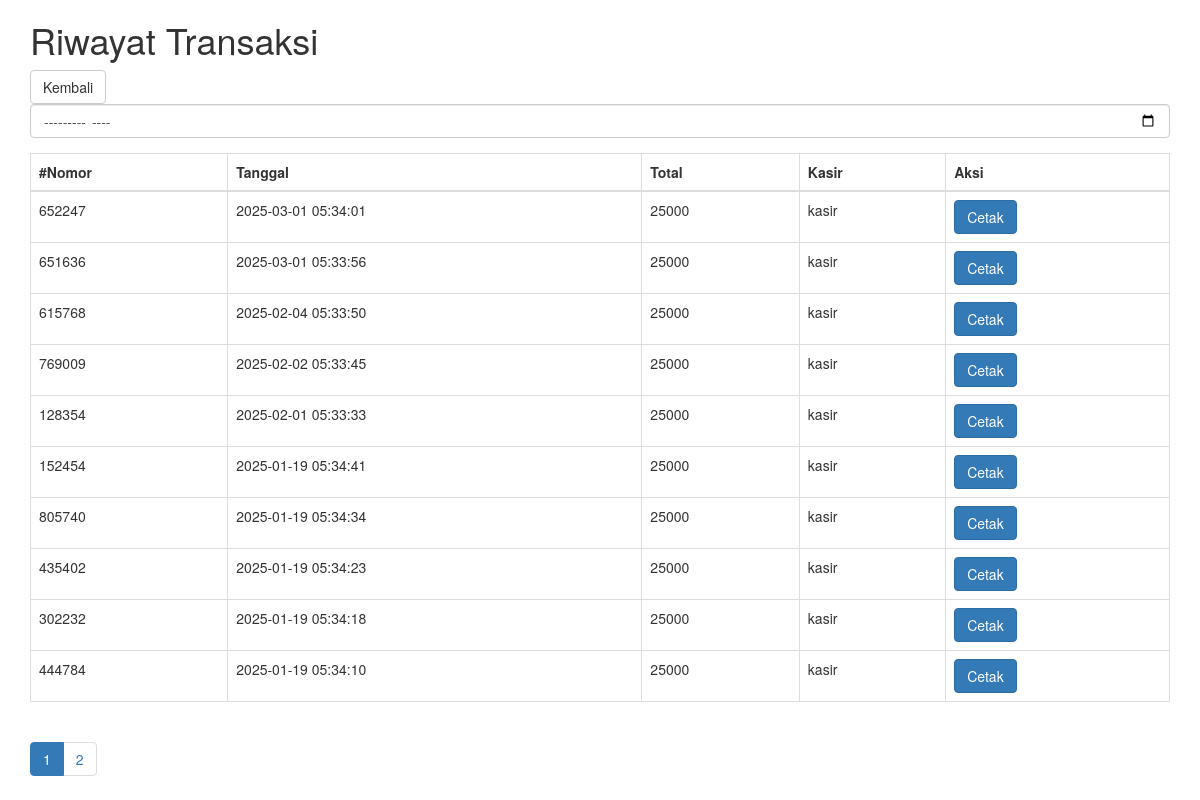
Page /kasir/riwayat.php (signed in) on the committed database.
### tables this page shows
CREATE TABLE `transaksi` (
  `id_transaksi` int(11) NOT NULL,
  `tanggal_waktu` timestamp NOT NULL DEFAULT current_timestamp(),
  `nomor` varchar(10) NOT NULL,
  `total` bigint(20) NOT NULL,
  `nama` varchar(100) NOT NULL,
  `bayar` bigint(225) DEFAULT NULL,
  `kembali` bigint(225) DEFAULT NULL
);

### kasir/riwayat.php (the view, shortened to what this page needs)
<?php
include '../config.php';
$nama_user = $_SESSION['nama'];
$page = isset($_GET['page']) ? (int)$_GET['page'] : 1;
$limit = 10;
$offset = ($page - 1) * $limit;
$total_query = $koneksi->query("SELECT COUNT(*) AS total FROM transaksi WHERE nama='$nama_user'");
$total_result = $total_query->fetch_assoc();
$total_data = $total_result['total'];
$total_pages = ceil($total_data / $limit);
$view = $koneksi->query("SELECT * FROM transaksi WHERE nama='$nama_user' ORDER BY tanggal_waktu DESC LIMIT $limit OFFSET $offset");
?>
<!DOCTYPE html>
<html lang="id">
<head>
    <link rel="stylesheet" href="https://maxcdn.bootstrapcdn.com/bootstrap/3.3.7/css/bootstrap.min.css">
</head>
<body>
<div class="container">
    <h1>Riwayat Transaksi</h1>
    <a href="./" class="btn btn-default">Kembali</a>
    <input type="month" id="searchInput" class="form-control" placeholder="Cari berdasarkan bulan">
    <table class="table table-bordered" id="transaksiTable">
        <thead>
            <tr>
                <th>#Nomor</th>
                <th>Tanggal</th>
                <th>Total</th>
                <th>Kasir</th>
                <th>Aksi</th>
            </tr>
        </thead>
        <tbody>
            <?php while ($row = $view->fetch_array()) { ?>
                <tr>
                    <td><?= $row['nomor'] ?></td>
                    <td><?= $row['tanggal_waktu'] ?></td>
                    <td><?= $row['total'] ?></td>
                    <td><?= $row['nama'] ?></td>
                    <td>
                        <a href="./unduh_struk.php?idtrx=<?= $row['id_transaksi'] ?>" class="btn btn-primary">Cetak</a>
                    </td>
                </tr>
            <?php } ?>
        </tbody>
    </table>
    <ul class="pagination">
        <?php for ($i = 1; $i <= $total_pages; $i++) { ?>
            <li class="<?= $i == $page ? 'active' : '' ?>"><a href="?page=<?= $i ?>"><?= $i ?></a></li>
        <?php } ?>
    </ul>
</div>
</body>
</html>

### kasir/riwayat.php (style rules this page uses)
#searchInput { margin-bottom: 15px; }

### rows in the picture
transaksi: nomor "652247", tanggal_waktu "2025-03-01 05:34:01", total "25000", nama "kasir"
transaksi: nomor "651636", tanggal_waktu "2025-03-01 05:33:56", total "25000", nama "kasir"
transaksi: nomor "615768", tanggal_waktu "2025-02-04 05:33:50", total "25000", nama "kasir"
transaksi: nomor "769009", tanggal_waktu "2025-02-02 05:33:45", total "25000", nama "kasir"
transaksi: nomor "128354", tanggal_waktu "2025-02-01 05:33:33", total "25000", nama "kasir"
transaksi: nomor "152454", tanggal_waktu "2025-01-19 05:34:41", total "25000", nama "kasir"
transaksi: nomor "805740", tanggal_waktu "2025-01-19 05:34:34", total "25000", nama "kasir"
transaksi: nomor "435402", tanggal_waktu "2025-01-19 05:34:23", total "25000", nama "kasir"
transaksi: nomor "302232", tanggal_waktu "2025-01-19 05:34:18", total "25000", nama "kasir"
transaksi: nomor "444784", tanggal_waktu "2025-01-19 05:34:10", total "25000", nama "kasir"
